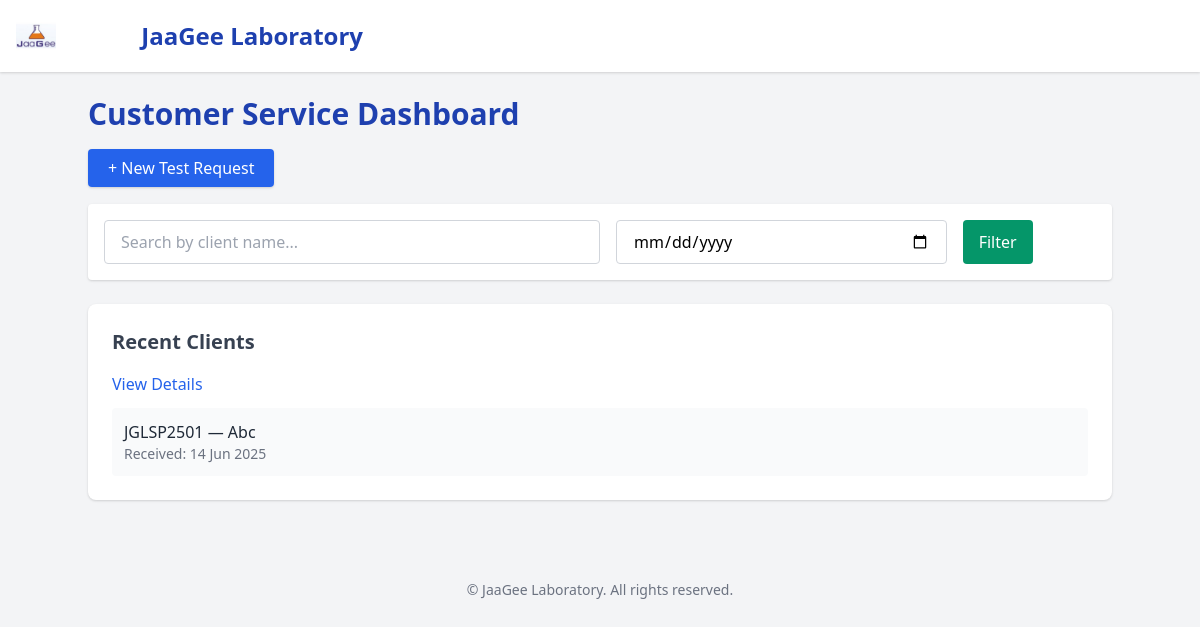
The page /dashboard/cs/ (signed in) on the database as committed earlier.
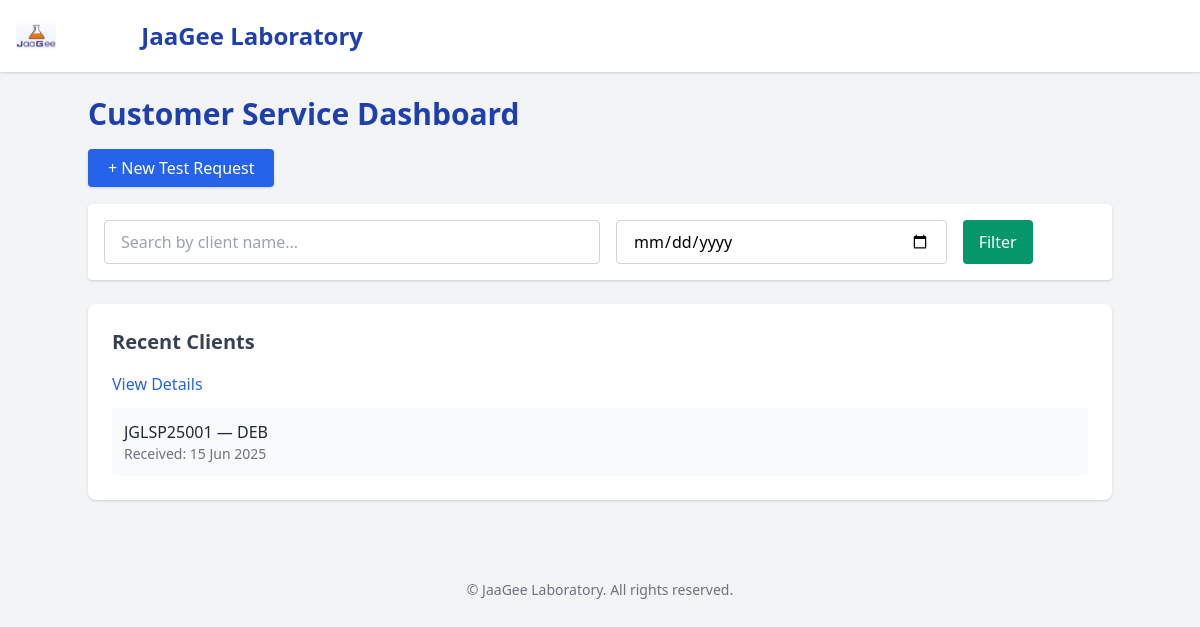
The same page on the database as committed later.
### core/models.py (models this page shows, shortened)
class Client(models.Model):
    client_id = models.CharField(max_length=20, unique=True, editable=False)
    access_token = models.CharField(max_length=100, unique=True, default=generate_access_token, editable=False)
    organization = models.CharField(max_length=100, blank=True)
    name = models.CharField(max_length=100)
    address = models.TextField(blank=True)
    phone = models.CharField(max_length=20)
    email = models.EmailField(blank=True)
    date_received = models.DateField(auto_now_add=True)

### core/views.py (the view)
# urls.py: path('dashboard/cs/', views.cs_dashboard, name='cs_dashboard'),
@login_required
@user_passes_test(is_cs)
def cs_dashboard(request):
    clients = Client.objects.all().order_by('-date_received')
    search_query = request.GET.get('search')
    date_filter = request.GET.get('date')
    if search_query:
        clients = clients.filter(name__icontains=search_query)
    if date_filter:
        clients = clients.filter(date_received=date_filter)
    return render(request, 'core/cs_dashboard.html', {'clients': clients})

### core/views.py (called while the page is built)
def is_cs(user):
    return user.groups.filter(name='Customer Service').exists()

### core/templates/core/cs_dashboard.html
{% extends 'base.html' %}
{% block content %}
<div class="max-w-5xl mx-auto">
    <h2 class="text-3xl font-bold text-blue-800 mb-6">Customer Service Dashboard</h2>
    <div class="mb-6">
        <a href="{% url 'create_test_request' %}"
           class="bg-blue-600 hover:bg-blue-700 text-white px-5 py-2 rounded shadow">
            + New Test Request
        </a>
    </div>
    <form method="get" class="bg-white p-4 rounded shadow mb-6 flex flex-col md:flex-row gap-4">
        <input type="text" name="search" placeholder="Search by client name..." value="{{ request.GET.search }}"
               class="w-full md:w-1/2 px-4 py-2 border border-gray-300 rounded">
        <input type="date" name="date" value="{{ request.GET.date }}"
               class="w-full md:w-1/3 px-4 py-2 border border-gray-300 rounded">
        <button type="submit"
                class="bg-green-600 hover:bg-green-700 text-white px-4 py-2 rounded">
            Filter
        </button>
    </form>
    <div class="bg-white rounded-lg shadow p-6">
        <h3 class="text-xl font-semibold text-gray-700 mb-4">Recent Clients</h3>
        {% if clients %}
            <ul class="space-y-3">
                {% for client in clients %}
                <a href="{% url 'client_submission_detail' client.pk %}" class="text-blue-600 hover:underline">View Details</a>
                    <li class="p-3 bg-gray-50 rounded hover:bg-gray-100 transition">
                        <div class="flex justify-between items-center">
                            <div>
                                <p class="font-medium text-gray-800">
                                    {{ client.client_id }} — {{ client.name }}
                                </p>
                                <p class="text-sm text-gray-500">
                                    Received: {{ client.date_received|date:"d M Y" }}
                                </p>
                            </div>
                        </div>
                    </li>
                {% endfor %}
            </ul>
        {% else %}
            <p class="text-gray-500">No clients found for the selected filter.</p>
        {% endif %}
    </div>
</div>
{% endblock %}

Rows that differ between the two databases and show on the page:
changed Client: client_id "JGLSP2501" → "JGLSP25001"; name "Abc" → "DEB"; date_received "14 Jun 2025" → "15 Jun 2025"
